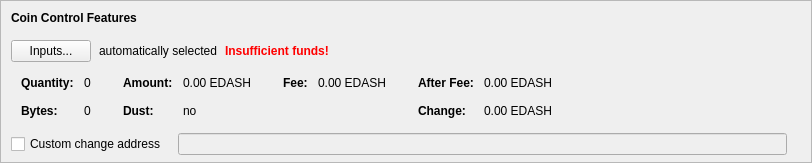
    <widget class="QFrame" name="frameCoinControl">
     <property name="sizePolicy">
      <sizepolicy hsizetype="Expanding" vsizetype="Expanding">
       <horstretch>0</horstretch>
       <verstretch>0</verstretch>
      </sizepolicy>
     </property>
     <property name="maximumSize">
      <size>
       <width>16777215</width>
       <height>16777215</height>
      </size>
     </property>
     <property name="frameShape">
      <enum>QFrame::StyledPanel</enum>
     </property>
     <property name="frameShadow">
      <enum>QFrame::Sunken</enum>
     </property>
     <layout class="QVBoxLayout" name="verticalLayoutCoinControl2">
      <property name="spacing">
       <number>0</number>
      </property>
      <property name="leftMargin">
       <number>0</number>
      </property>
      <property name="topMargin">
       <number>0</number>
      </property>
      <property name="rightMargin">
       <number>0</number>
      </property>
      <property name="bottomMargin">
       <number>6</number>
      </property>
      <item>
       <layout class="QVBoxLayout" name="verticalLayoutCoinControl" stretch="0,0,0,0,1">
        <property name="spacing">
         <number>0</number>
        </property>
        <property name="leftMargin">
         <number>10</number>
        </property>
        <property name="topMargin">
         <number>10</number>
        </property>
        <item>
         <layout class="QHBoxLayout" name="horizontalLayoutCoinControl1">
          <property name="bottomMargin">
           <number>15</number>
          </property>
          <item>
           <widget class="QLabel" name="labelCoinControlFeatures">
            <property name="sizePolicy">
             <sizepolicy hsizetype="Preferred" vsizetype="Maximum">
              <horstretch>0</horstretch>
              <verstretch>0</verstretch>
             </sizepolicy>
            </property>
            <property name="font">
             <font>
              <weight>75</weight>
              <bold>true</bold>
             </font>
            </property>
            <property name="styleSheet">
             <string notr="true">font-weight:bold;</string>
            </property>
            <property name="text">
             <string>Coin Control Features</string>
            </property>
           </widget>
          </item>
         </layout>
        </item>
        <item>
         <layout class="QHBoxLayout" name="horizontalLayoutCoinControl2" stretch="0,0,0,0">
          <property name="spacing">
           <number>8</number>
          </property>
          <property name="bottomMargin">
           <number>10</number>
          </property>
          <item>
           <widget class="QPushButton" name="pushButtonCoinControl">
            <property name="styleSheet">
             <string notr="true"/>
            </property>
            <property name="text">
             <string>Inputs...</string>
            </property>
            <property name="autoDefault">
             <bool>false</bool>
            </property>
           </widget>
          </item>
          <item>
           <widget class="QLabel" name="labelCoinControlAutomaticallySelected">
            <property name="text">
             <string>automatically selected</string>
            </property>
            <property name="margin">
             <number>5</number>
            </property>
           </widget>
          </item>
          <item>
           <widget class="QLabel" name="labelCoinControlInsuffFunds">
            <property name="font">
             <font>
              <weight>75</weight>
              <bold>true</bold>
             </font>
            </property>
            <property name="styleSheet">
             <string notr="true">color:red;font-weight:bold;</string>
            </property>
            <property name="text">
             <string>Insufficient funds!</string>
            </property>
            <property name="margin">
             <number>5</number>
            </property>
           </widget>
          </item>
          <item>
           <spacer name="horizontalSpacerCoinControl">
            <property name="orientation">
             <enum>Qt::Horizontal</enum>
            </property>
            <property name="sizeHint" stdset="0">
             <size>
              <width>40</width>
              <height>1</height>
             </size>
            </property>
           </spacer>
          </item>
         </layout>
        </item>
        <item>
         <widget class="QWidget" name="widgetCoinControl" native="true">
          <property name="sizePolicy">
           <sizepolicy hsizetype="Preferred" vsizetype="Preferred">
            <horstretch>0</horstretch>
            <verstretch>0</verstretch>
           </sizepolicy>
          </property>
          <property name="minimumSize">
           <size>
            <width>0</width>
            <height>0</height>
           </size>
          </property>
          <property name="styleSheet">
           <string notr="true"/>
          </property>
          <layout class="QHBoxLayout" name="horizontalLayoutCoinControl5">
           <property name="leftMargin">
            <number>0</number>
           </property>
           <property name="topMargin">
            <number>0</number>
           </property>
           <property name="rightMargin">
            <number>0</number>
           </property>
           <property name="bottomMargin">
            <number>0</number>
           </property>
           <item>
            <layout class="QHBoxLayout" name="horizontalLayoutCoinControl3" stretch="0,0,0,1">
             <property name="spacing">
              <number>20</number>
             </property>
             <property name="topMargin">
              <number>0</number>
             </property>
             <property name="bottomMargin">
              <number>10</number>
             </property>
             <item>
              <layout class="QFormLayout" name="formLayoutCoinControl1">
               <property name="horizontalSpacing">
                <number>10</number>
               </property>
               <property name="verticalSpacing">
                <number>14</number>
               </property>
               <property name="leftMargin">
                <number>10</number>
               </property>
               <property name="topMargin">
                <number>4</number>
               </property>
               <property name="rightMargin">
                <number>6</number>
               </property>
               <item row="0" column="0">
                <widget class="QLabel" name="labelCoinControlQuantityText">
                 <property name="font">
                  <font>
                   <weight>75</weight>
                   <bold>true</bold>
                  </font>
                 </property>
                 <property name="text">
                  <string>Quantity:</string>
                 </property>
                 <property name="margin">
                  <number>0</number>
                 </property>
                </widget>
               </item>
               <item row="0" column="1">
                <widget class="QLabel" name="labelCoinControlQuantity">
                 <property name="cursor">
                  <cursorShape>IBeamCursor</cursorShape>
                 </property>
                 <property name="contextMenuPolicy">
                  <enum>Qt::ActionsContextMenu</enum>
                 </property>
                 <property name="text">
                  <string notr="true">0</string>
                 </property>
                 <property name="margin">
                  <number>0</number>
                 </property>
                 <property name="textInteractionFlags">
                  <set>Qt::LinksAccessibleByMouse|Qt::TextSelectableByKeyboard|Qt::TextSelectableByMouse</set>
                 </property>
                </widget>
               </item>
               <item row="1" column="0">
                <widget class="QLabel" name="labelCoinControlBytesText">
                 <property name="font">
                  <font>
                   <weight>75</weight>
                   <bold>true</bold>
                  </font>
                 </property>
                 <property name="text">
                  <string>Bytes:</string>
                 </property>
                </widget>
               </item>
               <item row="1" column="1">
                <widget class="QLabel" name="labelCoinControlBytes">
                 <property name="cursor">
                  <cursorShape>IBeamCursor</cursorShape>
                 </property>
                 <property name="contextMenuPolicy">
                  <enum>Qt::ActionsContextMenu</enum>
                 </property>
                 <property name="text">
                  <string notr="true">0</string>
                 </property>
                 <property name="textInteractionFlags">
                  <set>Qt::LinksAccessibleByMouse|Qt::TextSelectableByKeyboard|Qt::TextSelectableByMouse</set>
                 </property>
                </widget>
               </item>
              </layout>
             </item>
             <item>
              <layout class="QFormLayout" name="formLayoutCoinControl2">
               <property name="horizontalSpacing">
                <number>10</number>
               </property>
               <property name="verticalSpacing">
                <number>14</number>
               </property>
               <property name="leftMargin">
                <number>6</number>
               </property>
               <property name="topMargin">
                <number>4</number>
               </property>
               <property name="rightMargin">
                <number>6</number>
               </property>
               <item row="0" column="0">
                <widget class="QLabel" name="labelCoinControlAmountText">
                 <property name="font">
                  <font>
                   <weight>75</weight>
                   <bold>true</bold>
                  </font>
                 </property>
                 <property name="text">
                  <string>Amount:</string>
                 </property>
                 <property name="margin">
                  <number>0</number>
                 </property>
                </widget>
               </item>
               <item row="0" column="1">
                <widget class="QLabel" name="labelCoinControlAmount">
                 <property name="cursor">
                  <cursorShape>IBeamCursor</cursorShape>
                 </property>
                 <property name="contextMenuPolicy">
                  <enum>Qt::ActionsContextMenu</enum>
                 </property>
                 <property name="text">
                  <string notr="true">0.00 EDASH</string>
                 </property>
                 <property name="textInteractionFlags">
                  <set>Qt::LinksAccessibleByMouse|Qt::TextSelectableByKeyboard|Qt::TextSelectableByMouse</set>
                 </property>
                </widget>
               </item>
               <item row="1" column="0">
                <widget class="QLabel" name="labelCoinControlLowOutputText">
                 <property name="font">
                  <font>
                   <weight>75</weight>
                   <bold>true</bold>
                  </font>
                 </property>
                 <property name="text">
                  <string>Dust:</string>
                 </property>
                </widget>
               </item>
               <item row="1" column="1">
                <widget class="QLabel" name="labelCoinControlLowOutput">
                 <property name="cursor">
                  <cursorShape>IBeamCursor</cursorShape>
                 </property>
                 <property name="contextMenuPolicy">
                  <enum>Qt::ActionsContextMenu</enum>
                 </property>
                 <property name="text">
                  <string notr="true">no</string>
                 </property>
                 <property name="textInteractionFlags">
                  <set>Qt::LinksAccessibleByMouse|Qt::TextSelectableByKeyboard|Qt::TextSelectableByMouse</set>
                 </property>
                </widget>
               </item>
              </layout>
             </item>
             <item>
              <layout class="QFormLayout" name="formLayoutCoinControl3">
               <property name="horizontalSpacing">
                <number>10</number>
               </property>
               <property name="verticalSpacing">
                <number>14</number>
               </property>
               <property name="leftMargin">
                <number>6</number>
               </property>
               <property name="topMargin">
                <number>4</number>
               </property>
               <property name="rightMargin">
                <number>6</number>
               </property>
               <item row="0" column="0">
                <widget class="QLabel" name="labelCoinControlFeeText">
                 <property name="font">
                  <font>
                   <weight>75</weight>
                   <bold>true</bold>
                  </font>
                 </property>
                 <property name="text">
                  <string>Fee:</string>
                 </property>
                 <property name="margin">
                  <number>0</number>
                 </property>
                </widget>
               </item>
               <item row="0" column="1">
                <widget class="QLabel" name="labelCoinControlFee">
                 <property name="cursor">
                  <cursorShape>IBeamCursor</cursorShape>
                 </property>
                 <property name="contextMenuPolicy">
                  <enum>Qt::ActionsContextMenu</enum>
                 </property>
                 <property name="text">
                  <string notr="true">0.00 EDASH</string>
                 </property>
                 <property name="textInteractionFlags">
                  <set>Qt::LinksAccessibleByMouse|Qt::TextSelectableByKeyboard|Qt::TextSelectableByMouse</set>
                 </property>
                </widget>
               </item>
             </layout>
             </item>
             <item>
              <layout class="QFormLayout" name="formLayoutCoinControl4">
               <property name="horizontalSpacing">
                <number>10</number>
               </property>
               <property name="verticalSpacing">
                <number>14</number>
               </property>
               <property name="leftMargin">
                <number>6</number>
               </property>
               <property name="topMargin">
                <number>4</number>
               </property>
               <property name="rightMargin">
                <number>6</number>
               </property>
               <item row="0" column="0">
                <widget class="QLabel" name="labelCoinControlAfterFeeText">
                 <property name="font">
                  <font>
                   <weight>75</weight>
                   <bold>true</bold>
                  </font>
                 </property>
                 <property name="text">
                  <string>After Fee:</string>
                 </property>
                 <property name="margin">
                  <number>0</number>
                 </property>
                </widget>
               </item>
               <item row="0" column="1">
                <widget class="QLabel" name="labelCoinControlAfterFee">
                 <property name="cursor">
                  <cursorShape>IBeamCursor</cursorShape>
                 </property>
                 <property name="contextMenuPolicy">
                  <enum>Qt::ActionsContextMenu</enum>
                 </property>
                 <property name="text">
                  <string notr="true">0.00 EDASH</string>
                 </property>
                 <property name="textInteractionFlags">
                  <set>Qt::LinksAccessibleByMouse|Qt::TextSelectableByKeyboard|Qt::TextSelectableByMouse</set>
                 </property>
                </widget>
               </item>
               <item row="1" column="0">
                <widget class="QLabel" name="labelCoinControlChangeText">
                 <property name="font">
                  <font>
                   <weight>75</weight>
                   <bold>true</bold>
                  </font>
                 </property>
                 <property name="text">
                  <string>Change:</string>
                 </property>
                </widget>
               </item>
               <item row="1" column="1">
                <widget class="QLabel" name="labelCoinControlChange">
                 <property name="cursor">
                  <cursorShape>IBeamCursor</cursorShape>
                 </property>
                 <property name="contextMenuPolicy">
                  <enum>Qt::ActionsContextMenu</enum>
                 </property>
                 <property name="text">
                  <string notr="true">0.00 EDASH</string>
                 </property>
                 <property name="textInteractionFlags">
                  <set>Qt::LinksAccessibleByMouse|Qt::TextSelectableByKeyboard|Qt::TextSelectableByMouse</set>
                 </property>
                </widget>
               </item>
              </layout>
             </item>
            </layout>
           </item>
          </layout>
         </widget>
        </item>
        <item>
         <layout class="QHBoxLayout" name="horizontalLayoutCoinControl4" stretch="0,0,0">
          <property name="spacing">
           <number>12</number>
          </property>
          <property name="sizeConstraint">
           <enum>QLayout::SetDefaultConstraint</enum>
          </property>
          <property name="topMargin">
           <number>5</number>
          </property>
          <property name="rightMargin">
           <number>5</number>
          </property>
          <item>
           <widget class="QCheckBox" name="checkBoxCoinControlChange">
            <property name="toolTip">
             <string>If this is activated, but the change address is empty or invalid, change will be sent to a newly generated address.</string>
            </property>
            <property name="text">
             <string>Custom change address</string>
            </property>
           </widget>
          </item>
          <item>
           <widget class="QValidatedLineEdit" name="lineEditCoinControlChange">
            <property name="enabled">
             <bool>false</bool>
            </property>
            <property name="sizePolicy">
             <sizepolicy hsizetype="Expanding" vsizetype="Fixed">
              <horstretch>0</horstretch>
              <verstretch>0</verstretch>
             </sizepolicy>
            </property>
           </widget>
          </item>
          <item>
           <widget class="QLabel" name="labelCoinControlChangeLabel">
            <property name="sizePolicy">
             <sizepolicy hsizetype="Preferred" vsizetype="Expanding">
              <horstretch>0</horstretch>
              <verstretch>0</verstretch>
             </sizepolicy>
            </property>
            <property name="minimumSize">
             <size>
              <width>0</width>
              <height>0</height>
             </size>
            </property>
            <property name="text">
             <string/>
            </property>
            <property name="margin">
             <number>3</number>
            </property>
           </widget>
          </item>
         </layout>
        </item>
        <item>
         <spacer name="verticalSpacerCoinControl">
          <property name="orientation">
           <enum>Qt::Vertical</enum>
          </property>
          <property name="sizeHint" stdset="0">
           <size>
            <width>800</width>
            <height>1</height>
           </size>
          </property>
         </spacer>
        </item>
       </layout>
      </item>
     </layout>
    </widget>
